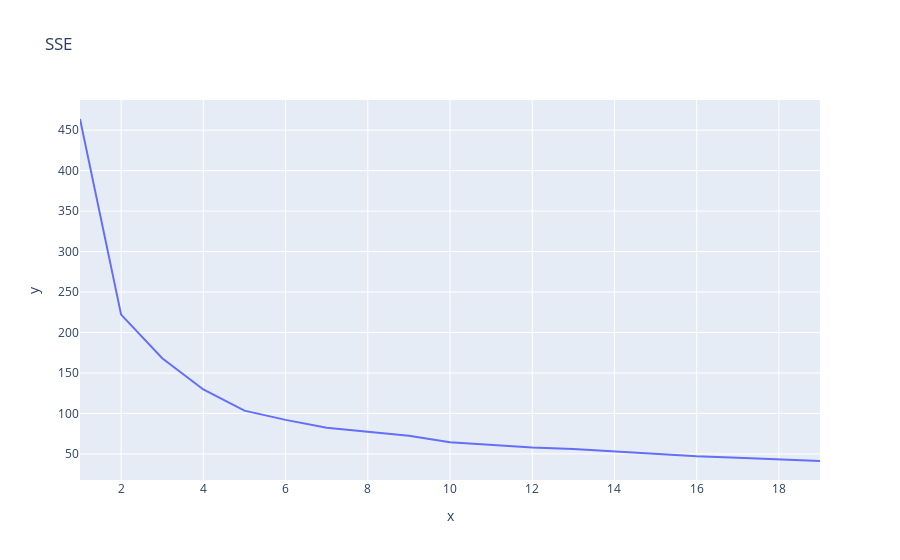

Notebook code for this chart:
### Code cell
sse_df = pd.DataFrame({'x':range(1,max_n_clusters), 'y':sse})

px.line(sse_df, x='x', y='y', title="SSE")

### Figure 1 — Plotly figure (JSON) as saved in the notebook; plotly's stock layout.template omitted (floating-point values rounded to 4 significant figures)
{"data": [{"hovertemplate": "x=%{x}<br>y=%{y}<extra></extra>", "legendgroup": "", "line": {"color": "#636efa", "dash": "solid"}, "marker": {"symbol": "circle"}, "mode": "lines", "name": "", "orientation": "v", "showlegend": false, "type": "scatter", "x": [1, 2, 3, 4, 5, 6, 7, 8, 9, 10, 11, 12, 13, 14, 15, 16, 17, 18, 19], "xaxis": "x", "y": [463.8, 222.1, 168.2, 129.6, 103.5, 92.07, 82.46, 77.34, 72.33, 64.44, 61.23, 57.96, 56.2, 53.4, 50.48, 47.03, 45.2, 42.9, 41.25], "yaxis": "y"}], "layout": {"legend": {"tracegroupgap": 0}, "title": {"text": "SSE"}, "xaxis": {"anchor": "y", "domain": [0, 1], "title": {"text": "x"}}, "yaxis": {"anchor": "x", "domain": [0, 1], "title": {"text": "y"}}}}
